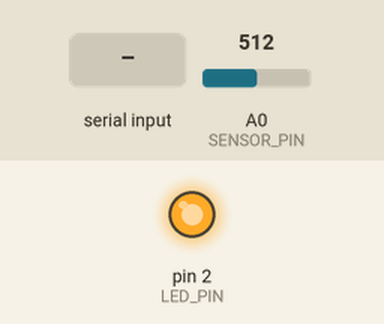
A sketch run on a simulated Arduino Uno, built with avr-gcc and run on an emulated ATmega328P. Parts: output pins drawn as LEDs (lit = HIGH). Dashed ring = blinking. Inputs (shaded band) come from the test bench; at power-on: A0 (SENSOR_PIN) = 512. What the sketch prints to the serial monitor is not drawn.

Above: at 1.2 s.
1.3 s: "a" received over Serial
At 1.4 s:
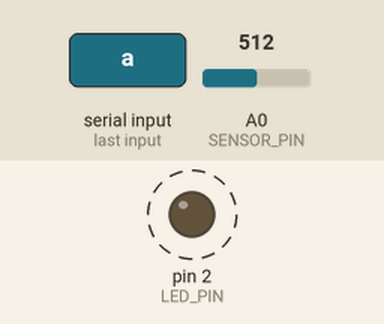
7.3 s: "o" received over Serial
Timing chart, 0 to 16.3 s (numbered marks = the images above; inputs shaded):
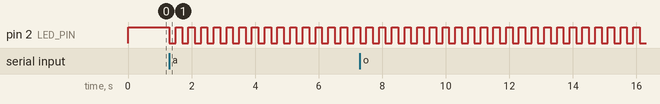

Measured:
- after the input at 1.3 s, pin 2 (LED_PIN): alternates HIGH for 0.20 s and LOW for 0.20 s, starting at once

The sketch:

main.ino
```cpp
#define SENSOR_PIN A0
#define LED_PIN 2

char command = ' ';
bool led_state = false;
bool alarm = false;
bool streaming = false;
bool send_one_value = false;
unsigned long previous_send_time = 0;
unsigned long previous_alarm_time = 0;
unsigned long send_count = 0;
bool manual_led_state = false;

void setup()
{
  pinMode(LED_PIN, OUTPUT);
  Serial.begin(9600);
}

void loop()
{
  unsigned long current_time = millis();

  process_commands();

  if (streaming && current_time / 100 != send_count) {
    send_photo_data();
    previous_send_time = current_time;
    send_count = current_time / 100;
    Serial.print("Time in millis:");
    Serial.println(millis());
  }
  if (send_one_value) {
    send_photo_data();
    send_one_value = false;
  }

  if (alarm) {
    led_alarm();
  } else {
    auto_off_on();
  }
}

void send_photo_data() {
  int val = analogRead(SENSOR_PIN);
  Serial.print("Sensor value:");
  Serial.println(val);
}

void led_alarm() {
  unsigned long current_time = millis();

  if (current_time - previous_alarm_time >= 400) {
    previous_alarm_time = current_time;
  }

  if (current_time - previous_alarm_time >= 200) {
    digitalWrite(LED_PIN, HIGH);
  }

  if (current_time - previous_alarm_time < 200) {
    digitalWrite(LED_PIN, LOW);
  }
}

void auto_off_on(){
  int val = analogRead(SENSOR_PIN);
  if (val <= 550){
    if (!manual_led_state || led_state) {
      manual_led_state = false;
      digitalWrite(LED_PIN, HIGH);
      led_state = true;
    }
  }
  else{
    if (!manual_led_state || !led_state) {
      manual_led_state = false;
      digitalWrite(LED_PIN, LOW);
      led_state = false;
    }
  }
}

void process_commands() {
  if (Serial.available() > 0) {
    command = Serial.read();
    switch (command) {
      case 'p':
        streaming = true;
        break;
      case 's':
        streaming = false;
        send_one_value = true;
        break;
      case 'o':
        digitalWrite(LED_PIN, HIGH);
        led_state = true;
        manual_led_state = true;
        Serial.println(led_state);
        break;
      case 'f':
        digitalWrite(LED_PIN, LOW);
        led_state = false;
        manual_led_state = true;
        break;
      case 'a':
        alarm = !alarm;
        if (!alarm) {
          digitalWrite(LED_PIN, LOW);
        }
        break;
      default:
        streaming = false;
        break;
    }
  }
}
```
